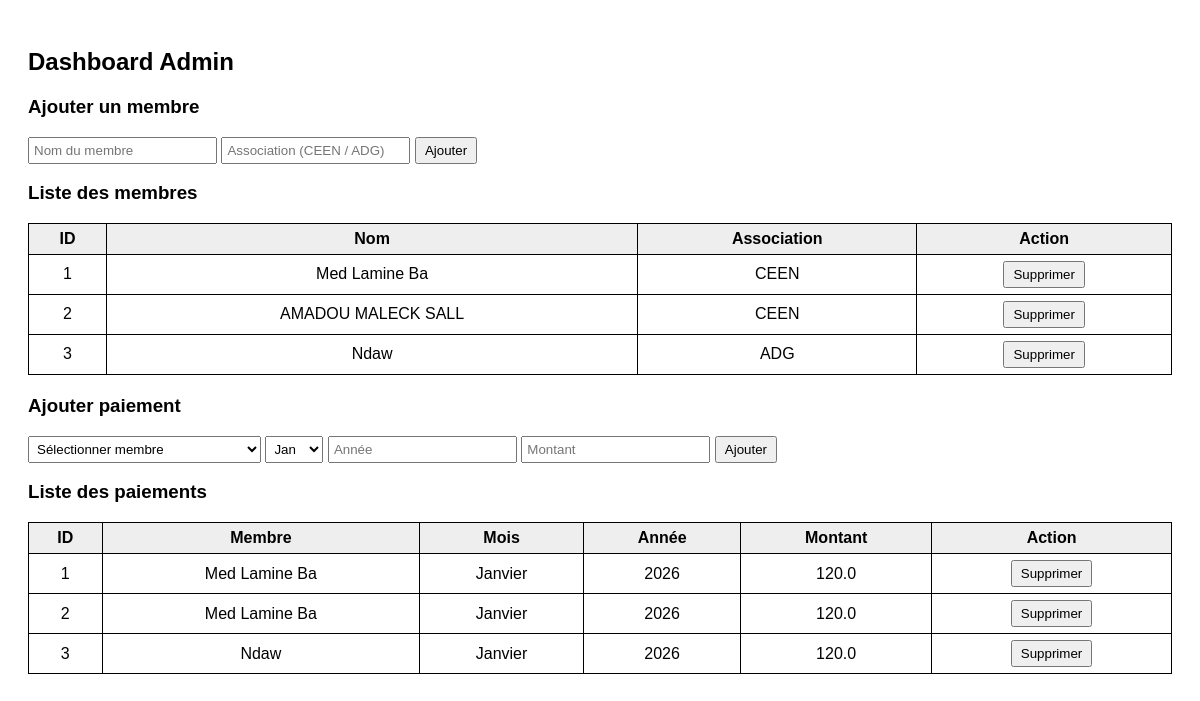
The page /admin on the database its author committed.
### tables this page shows
CREATE TABLE Member (
            id INTEGER PRIMARY KEY AUTOINCREMENT,
            name TEXT NOT NULL,
            association TEXT NOT NULL
        );

CREATE TABLE Payment (
            id INTEGER PRIMARY KEY AUTOINCREMENT,
            member_id INTEGER,
            month TEXT,
            year INTEGER,
            amount REAL,
            date_paid TEXT,
            FOREIGN KEY(member_id) REFERENCES Member(id)
        );

### app.py (the view, shortened to what this page needs)
@app.route("/admin", methods=["GET", "POST"])
def admin_dashboard():
    conn = sqlite3.connect(DB_FILE)
    c = conn.cursor()
    if request.method == "POST" and "add_member" in request.form:
        name = request.form["name"].strip()
        association = request.form["association"].strip().upper()
        c.execute("INSERT INTO Member(name, association) VALUES (?, ?)", (name, association))
        conn.commit()
    if request.method == "POST" and "delete_member" in request.form:
        member_id = request.form["member_id"]
        c.execute("DELETE FROM Payment WHERE member_id=?", (member_id,))
        c.execute("DELETE FROM Member WHERE id=?", (member_id,))
        conn.commit()
        return redirect(url_for("admin_dashboard"))
    if request.method == "POST" and "delete_payment" in request.form:
        payment_id = request.form["payment_id"]
        c.execute("DELETE FROM Payment WHERE id=?", (payment_id,))
        conn.commit()
        return redirect(url_for("admin_dashboard"))
    c.execute("SELECT id, name, association FROM Member")
    members = c.fetchall()
    c.execute("SELECT Payment.id, Member.name, Payment.month, Payment.year, Payment.amount "
              "FROM Payment JOIN Member ON Payment.member_id=Member.id "
              "ORDER BY Member.name")
    payments = c.fetchall()
    conn.close()
    return render_template("dashboard.html", members=members, payments=payments, months=MONTHS)

### templates/dashboard.html (shortened to what this page needs)
<!DOCTYPE html>
<html>
<head>
</head>
<body>
<h2>Dashboard Admin</h2>
<h3>Ajouter un membre</h3>
<form method="POST">
    <input type="text" name="name" placeholder="Nom du membre" required>
    <input type="text" name="association" placeholder="Association (CEEN / ADG)" required>
    <button type="submit" name="add_member">Ajouter</button>
</form>
<h3>Liste des membres</h3>
<table>
<tr>
    <th>ID</th><th>Nom</th><th>Association</th><th>Action</th>
</tr>
{% for m in members %}
<tr>
    <td>{{ m[0] }}</td>
    <td>{{ m[1] }}</td>
    <td>{{ m[2] }}</td>
    <td>
        <form method="POST" style="display:inline;">
            <button type="submit" name="delete_member">Supprimer</button>
        </form>
    </td>
</tr>
{% endfor %}
</table>
<h3>Ajouter paiement</h3>
<form method="POST">
    <select name="member_id" required>
        <option value="">Sélectionner membre</option>
    </select>
    <select name="month" required>
        {% for m in months %}
            <option value="{{ m }}">{{ m }}</option>
        {% endfor %}
    </select>
    <input type="number" name="year" placeholder="Année" required>
    <input type="number" name="amount" placeholder="Montant" required>
    <button type="submit" name="add_payment">Ajouter</button>
</form>
<h3>Liste des paiements</h3>
<table>
<tr>
    <th>ID</th><th>Membre</th><th>Mois</th><th>Année</th><th>Montant</th><th>Action</th>
</tr>
{% for p in payments %}
<tr>
    <td>{{ p[0] }}</td>
    <td>{{ p[1] }}</td>
    <td>{{ p[2] }}</td>
    <td>{{ p[3] }}</td>
    <td>{{ p[4] }}</td>
    <td>
        <form method="POST" style="display:inline;">
            <button type="submit" name="delete_payment">Supprimer</button>
        </form>
    </td>
</tr>
{% endfor %}
</table>
</body>
</html>

### templates/dashboard.html (style rules this page uses)
body { font-family: Arial; padding:20px; }
table { border-collapse: collapse; width:100%; margin-bottom:20px; }
th, td { border:1px solid black; padding:6px; text-align:center; }
th { background:#eee; }
input, select { padding:4px; }
button { padding:4px 8px; }

### rows shown on the page
Member: id "1", name "Med Lamine Ba", association "CEEN"
Member: id "2", name "AMADOU MALECK SALL", association "CEEN"
Member: id "3", name "Ndaw", association "ADG"
Payment: id "1", name "Med Lamine Ba", month "Janvier", year "2026", amount "120.0"
Payment: id "2", name "Med Lamine Ba", month "Janvier", year "2026", amount "120.0"
Payment: id "3", name "Ndaw", month "Janvier", year "2026", amount "120.0"

### other values the page prints
form field month "Jan"
